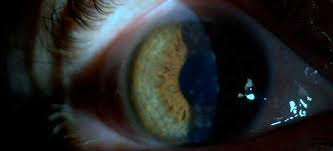
#> input picture TestAndMethods/Sharpness/test/images.jpeg, 333 x 151 px; its folder holds only this picture in this run
$ python -i git.py   (imports and definitions only)
#> lines starting #> are read from the running program, lines starting #| are printed output that depends on the picture; after the words box and inside, x2 and y2 are one past the last pixel; in counts of white or black regions, pixels touching at a corner belong together
#> further down, picture is the input picture: shape (151, 333, 3); mean B, G, R 37.9, 38.3, 36.5
import cv2 as cv
import os
import numpy as np

eyesList = []
radius = 0
currentEye = 0
centroid = (0, 0)


def getNewEye(list):
    global currentEye
    if (currentEye >= len(list)):
        currentEye = 0
    newEye = list[currentEye]
    currentEye += 1
    return (newEye)


def getIris(frame):
    iris = []
    copyImg = frame.copy()
    resImg = frame.copy()
    grayImg = np.zeros((frame.shape[0], frame.shape[1], 1), np.uint8)
    mask = np.zeros((frame.shape[0], frame.shape[1], 1), np.uint8)
    cv.cvtColor(frame, cv.COLOR_BGR2GRAY, grayImg)
    cv.Canny(grayImg, 5, 70, grayImg, 3)
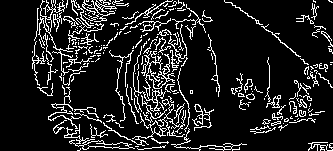
#> grayImg: shape (151, 333, 1); 13% white in thin lines or dots
    grayImg = cv.GaussianBlur(grayImg, (7, 7), 0, 0)
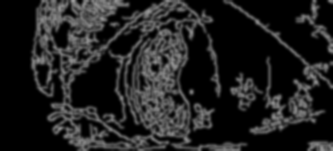
#> grayImg: shape (151, 333); min 0, max 156, mean 33.3
    circles = getCircles(grayImg)
#> the loop in getCircles, `while (i < 151):` made 1 pass
#> circles on pass 1: [[113, 75, 73.6], [221, 79, 71.4]]
#> after the loop in getCircles, `while (i < 151):`: i = 80
#> circles = [[113, 75, 73.6], [221, 79, 71.4]]
    iris.append(resImg)

    for circle in circles:
        rad = int(circle[0][2])
        global radius
        radius = rad
        cv.circle(mask, centroid, rad, (255, 255, 255), cv.FILLED)
        cv.circle(copyImg, centroid, rad, (0, 0, 0), 1)
        cv.bitwise_not(mask, mask)
        cv.subtract(frame, copyImg, resImg, mask)

        x = int(centroid[0] - rad)
        y = int(centroid[1] - rad)
        w = int(rad * 2)
        h = w
        roi = resImg[y:y + h, x:x + w]

        cv.imshow('cropped iris', roi)
        return (copyImg)
#> this loop made 1 pass
#> (circle, rad, radius, x, y, w, h) on pass 1: ([[113, 75, 73.6], [221, 79, 71.4]], 73, 73, -73, -73, 146, 146)
#> copyImg: shape (151, 333, 3); 0.21% of pixels changed, all inside (x1, y1, x2, y2) = (0, 0, 74, 74)
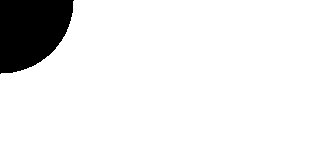
#> mask: shape (151, 333, 1); 91.5% white; 1 black region, box (x1, y1, x2, y2) and area: (0, 0, 74, 74) 4256
    return (resImg)


def getCircles(image):
    i = 80
    while (i < 151):
        circles = cv.HoughCircles(image, cv.HOUGH_GRADIENT, 2, 100.0, param1=30, param2=i, minRadius=60, maxRadius=110)
        if (len(circles) == 1):
            return circles
        i += 1
    return ([])


def getPupil(frame):
    pupilImg = np.zeros((frame.shape[0], frame.shape[1], 1), np.uint8)
    cv.inRange(frame, (10, 10, 10), (80, 80, 80), pupilImg)
    contours, hierarchy = cv.findContours(pupilImg, cv.RETR_EXTERNAL, cv.CHAIN_APPROX_NONE)
    del pupilImg
    pupilImg = frame.copy()
    contourIdx = 0
    for c in contours:
        moments = cv.moments(c)
        area = moments['m00']
        if (area > 50):
            pupilArea = area
            x = moments['m10'] / area
            y = moments['m01'] / area
            pupil = contours
            global centroid
            centroid = (int(x), int(y))
            cv.drawContours(pupilImg, pupil, contourIdx, color=(56, 31, 196), thickness=1)
            break
        contourIdx += 1
    return (pupilImg)


# [1 line not run here, left out]

# [1 line that did not run here, left out]

key = 0
# [14 lines not run here, left out]

>>> import cv2
>>> picture = cv2.imread('../../TestAndMethods/Sharpness/test/images.jpeg')
>>> result = getIris(picture)
